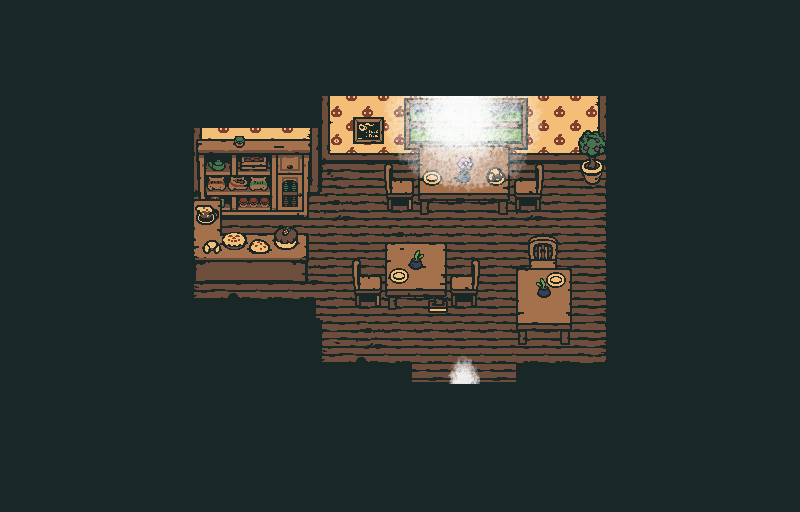

Rendered tile map (Tiled .tmx) drawn with the repository's tilesets; below, a short description and the map source with its tile grids summarised:
An orthogonal 25x16 tile map with 32x32 px tiles, 5 tile layers (FLOOR, MIDDLE, ABOVE, LIGHT, ...), 5 tilesets and 51 objects (8x text, wood, portal, pumpkin cleaning up, pumpkin running cafe, ...).

<map version="1.2" tiledversion="1.2.3" orientation="orthogonal" renderorder="right-down" width="25" height="16" tilewidth="32" tileheight="32" infinite="0" nextlayerid="10" nextobjectid="336">
 <tileset firstgid="1" source="tilesets/objects.tsx" />
 <tileset firstgid="9" source="tilesets/shop.tsx" />
 <tileset firstgid="265" source="tilesets/bookstore.tsx" />
 <tileset firstgid="345" source="tilesets/cafe.tsx" />
 <tileset firstgid="473" source="tilesets/light.tsx" />
 <layer id="1" name="FLOOR" width="25" height="16">
  <data>[400 cells, 396 non-empty, 18 distinct tile ids]</data>
 </layer>
 <layer id="2" name="MIDDLE" width="25" height="16">
  <data>[400 cells, 49 non-empty, 47 distinct tile ids]</data>
 </layer>
 <layer id="3" name="ABOVE" width="25" height="16">
  <data>[400 cells, 19 non-empty, 17 distinct tile ids]</data>
 </layer>
 <layer id="9" name="LIGHT" width="25" height="16">
  <data>[400 cells, 16 non-empty, 16 distinct tile ids]</data>
 </layer>
 <layer id="4" name="OVERHEAD" width="25" height="16">
  <data>[400 cells, 18 non-empty, 6 distinct tile ids]</data>
 </layer>
 <objectgroup id="5" name="SLOPES" visible="0" />
 <objectgroup color="#32e3c6" id="6" name="TERRAIN" visible="0">
  <object id="224" name="wood" x="0" y="0" width="800" height="512" />
 </objectgroup>
 <objectgroup color="#50734a" id="7" name="COLLISION" opacity="0.5">
  <object id="277" x="416" y="152" width="96" height="64" />
  <object id="279" x="384" y="248" width="64" height="64" />
  <object id="280" x="512" y="280" width="64" height="72" />
  <object id="281" x="192" y="248" width="120" height="32" />
  <object id="282" x="192" y="96" width="120" height="120" />
  <object id="283" x="320" y="96" width="288" height="64" />
  <object id="284" x="192" y="320" width="128" height="64" />
  <object id="285" x="112" y="96" width="80" height="288" />
  <object id="286" x="112" y="384" width="336" height="64" />
  <object id="287" x="448" y="392" width="32" height="56" />
  <object id="288" x="480" y="384" width="128" height="64" />
  <object id="289" x="608" y="96" width="80" height="352" />
  <object id="299" x="576" y="160" width="32" height="24" />
  <object id="300" x="352" y="280" width="32" height="32" />
  <object id="304" x="512" y="184" width="32" height="32" />
  <object id="305" x="384" y="184" width="32" height="32" />
  <object id="309" x="312" y="96" width="8" height="96" />
  <object id="310" x="528" y="256" width="32" height="32" />
  <object id="318" x="448" y="280" width="32" height="32" />
  <object id="327" x="192" y="216" width="32" height="32" />
  <object id="331" x="320" y="376" width="88" height="8" />
  <object id="332" x="520" y="376" width="88" height="8" />
  <object id="333" x="192" y="312" width="120" height="8" />
 </objectgroup>
 <objectgroup id="8" name="ENTITIES" opacity="0.64">
  <object id="290" name="portal" gid="6" x="448" y="416" width="32" height="32">
   <properties>
    <property name="DEST" value="ORCHARD,38,49" />
    <property name="DOOR" value="" />
    <property name="TYPE" value="PORTAL" />
   </properties>
  </object>
  <object id="291" name="pumpkin cleaning up" gid="1" x="480" y="232" width="32" height="24">
   <properties>
    <property name="APPEAR" value="!ENTERED_SHRINE" />
    <property name="DIALOGUE" value="pumpkin" />
    <property name="ID" value="PUMPKIN" />
    <property name="IMAGE" value="pumpkin_sweep" />
    <property name="TYPE" value="NPC" />
   </properties>
  </object>
  <object id="292" name="pumpkin running cafe" gid="1" x="232" y="240" width="40" height="24">
   <properties>
    <property name="APPEAR" value="ENTERED_SHRINE" />
    <property name="DIALOGUE" value="pumpkin" />
    <property name="ID" value="PUMPKIN" />
    <property name="IMAGE" value="pumpkin" />
    <property name="INTERACTYDISP" value="-32" />
    <property name="TYPE" value="NPC" />
   </properties>
  </object>
  <object id="293" name="customer1" gid="1" x="384" y="216" width="32" height="40">
   <properties>
    <property name="APPEAR" value="ENTERED_SHRINE" />
    <property name="DIALOGUE" value="customer1" />
    <property name="ID" value="CAT" />
    <property name="IMAGE" value="cat_sit" />
    <property name="LAYER" value="FRONT" />
    <property name="TYPE" value="NPC" />
   </properties>
  </object>
  <object id="294" name="customer2" gid="1" x="352" y="312" width="32" height="40">
   <properties>
    <property name="APPEAR" value="ENTERED_SHRINE" />
    <property name="DIALOGUE" value="customer2" />
    <property name="ID" value="CUSTOMER2" />
    <property name="IMAGE" value="customer2" />
    <property name="LAYER" value="FRONT" />
    <property name="TYPE" value="NPC" />
   </properties>
  </object>
  <object id="295" name="customer3" gid="1" x="524" y="268" width="32" height="20">
   <properties>
    <property name="APPEAR" value="ENTERED_SHRINE" />
    <property name="DIALOGUE" value="customer3" />
    <property name="ID" value="CUSTOMER3" />
    <property name="IMAGE" value="customer3" />
    <property name="LAYER" value="FRONT" />
    <property name="TYPE" value="NPC" />
   </properties>
  </object>
  <object id="296" name="left with orders" gid="1" x="440" y="376" width="48" height="24">
   <properties>
    <property name="APPEAR" value="CAFE_QUEST" />
    <property name="DIALOGUE" value="left_with_orders" />
    <property name="TYPE" value="DIALOGUE_TRIGGER" />
   </properties>
  </object>
  <object id="307" name="text" gid="1" x="352" y="160" width="32" height="40">
   <properties>
    <property name="TEXT" value="It's a menu. Today's special appears to be Spiced Pumpkin Cider." />
    <property name="TYPE" value="DESC" />
   </properties>
  </object>
  <object id="308" name="friend" gid="1" x="510" y="216" width="32" height="40">
   <properties>
    <property name="APPEAR" value="ENTERED_SHRINE" />
    <property name="DIALOGUE" value="friend" />
    <property name="ID" value="FRIEND" />
    <property name="IMAGE" value="friend_sit" />
    <property name="LAYER" value="FRONT" />
    <property name="TYPE" value="NPC" />
   </properties>
  </object>
  <object id="311" name="text" gid="1" x="200" y="216" width="112" height="64">
   <properties>
    <property name="TEXT">The scent of coffee wafting from this shelf is extremely strong.
You feel more awake just being near it.</property>
    <property name="TYPE" value="DESC" />
   </properties>
  </object>
  <object id="312" name="text" gid="1" x="584" y="176" width="32" height="32">
   <properties>
    <property name="TEXT">Even though it's sitting in a corner, you feel as if this plant has a commanding presence.
Good job, plant.</property>
    <property name="TYPE" value="DESC" />
   </properties>
  </object>
  <object id="313" name="SECRET" gid="2" x="584" y="176" width="32" height="32">
   <properties>
    <property name="AMOUNT" value="1" />
    <property name="FLAG" value="SECRET_CAFE_POT" />
    <property name="TYPE" value="SECRET" />
   </properties>
  </object>
  <object id="315" name="order2" gid="1" x="391" y="279" width="16" height="8">
   <properties>
    <property name="FLAG" value="GIVEN_ORDER2" />
    <property name="IMAGE" value="order2" />
    <property name="TYPE" value="SUMMONOBJECT" />
   </properties>
  </object>
  <object id="316" name="order1" gid="1" x="423" y="181" width="16" height="8">
   <properties>
    <property name="FLAG" value="GIVEN_ORDER1" />
    <property name="IMAGE" value="order1" />
    <property name="TYPE" value="SUMMONOBJECT" />
   </properties>
  </object>
  <object id="317" name="order3" gid="1" x="544" y="283" width="16" height="8">
   <properties>
    <property name="FLAG" value="GIVEN_ORDER3" />
    <property name="IMAGE" value="order3" />
    <property name="TYPE" value="SUMMONOBJECT" />
   </properties>
  </object>
  </objectgroup>
</map>
<!-- 12 of 51 objects omitted -->
